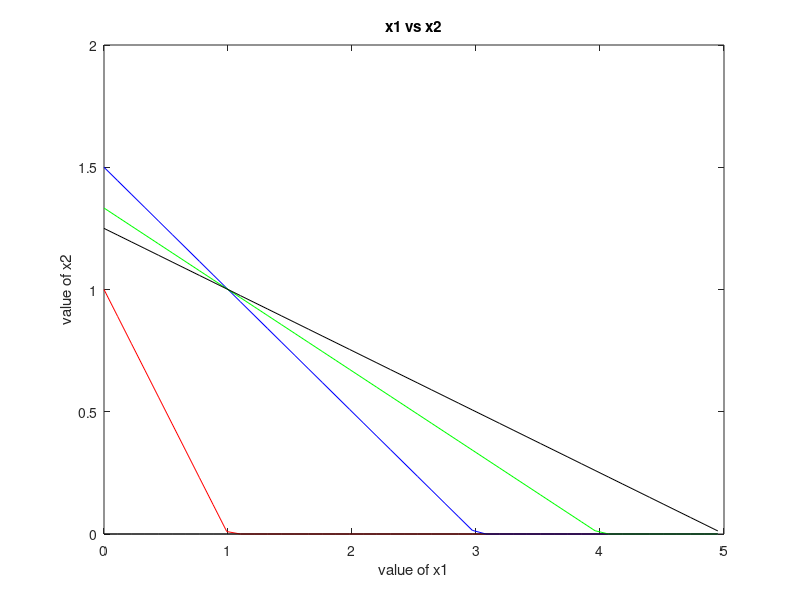

The MATLAB source for this figure:
clc
clear all
A=[1 1;1 2;1 3;1 4; 0 1;1 0];
B=[1; 3; 4; 5; 0;0];
c=[30 40];

y=0:0.11:max(B)
x11=(B(1)-A(1,1).*y)./A(1,2);
x21=(B(2)-A(2,1).*y)./A(2,2);
x31=(B(3)-A(3,1).*y)./A(3,2);
x41=(B(4)-A(4,1).*y)./A(4,2);
x51=(B(5)-A(5,1).*y)./A(5,2);
x11=max(0,x11);
x21=max(0,x21);
x31=max(0,x31);
x41=max(0,x41);
x51=max(0,x51);

plot(y,x11,'r',y,x21,'b',y,x31,'g',y,x41,'k',y,x51,'k')
title('x1 vs x2')
xlabel('value of x1')
ylabel('value of x2')

pt=[];
for i =1:6
    A1=A(i,:);
    B1=B(i,:);
    for j=i+1:6
        A2=A(j,:);
        B2=B(j,:);
        A4=[A1;A2];
        B4=[B1;B2];
        X=A4\B4;
        %X=max(0,X)
        pt=[pt X]
    end 
end 
x=pt'
%x=unique(x,'rows')x=pt'

x1=x(:,1);
x2=x(:,2);
const1=(x1+x2-1)
s1=find(const1>0)
x(s1,:)=[]

x1=x(:,1);
x2=x(:,2);
const2=((2.*x2)+x1-3)
s2=find(const2>0)
x(s2,:)=[]

x1=x(:,1);
x2=x(:,2);
const3=(x1+(3.*x2)-4)
s3=find(const3>0)
x(s3,:)=[]

x1=x(:,1);
x2=x(:,2);
const4=(x1+(4.*x2)-5)
s4=find(const4>0)
x(s4,:)=[]

x1=x(:,1);
x2=x(:,2);
const5=(x1) 
s5=find(const5<0)
x(s5,:)=[]

x1=x(:,1);
x2=x(:,2);
const6=(x2) 
s6=find(const6<0)
x(s6,:)=[]
x

output=x
for i=1:size(x,1)
    fn(i,:)=(sum(x(i,:).*c))
end
ver_ans=[x fn]
[ optval,optpos]=max(fn)